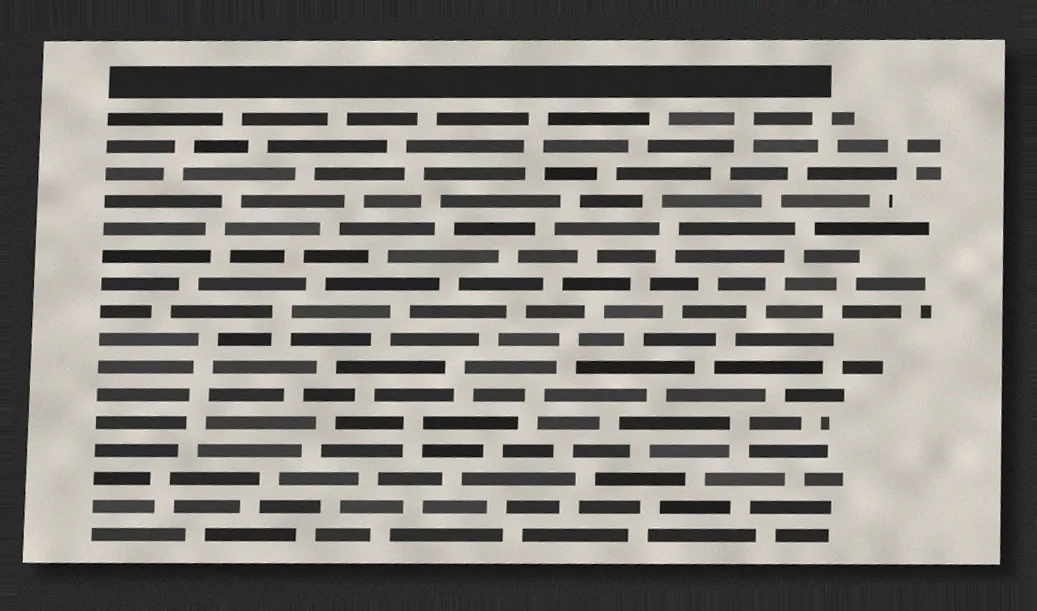
#> input picture media/1575bb104133-00-1600.webp, 1037 x 611 px; its folder holds only this picture in this run
$ python -i segment.py   (imports and definitions only)
#> lines starting #> are read from the running program, lines starting #| are printed output that depends on the picture; after the words box and inside, x2 and y2 are one past the last pixel; in counts of white or black regions, pixels touching at a corner belong together
#> further down, picture is the input picture: shape (611, 1037, 3); mean B, G, R 125.7, 130.7, 133.9
"""Segmentation: find each individual item in a table shot.

Two independent detection passes run over a downscaled copy of the photo and
their results are merged:

  * edge pass      - bilateral filter then Canny. Strong on crisp borders;
                     the bilateral filter is what stops newsprint texture from
                     generating thousands of spurious contours.
  * threshold pass - adaptive threshold. Catches low-contrast items (a faded
                     sepia photo on a cream tablecloth) the edge pass misses.

Neither pass is reliable alone, and their failure modes are different enough
that the union plus IoU de-duplication beats either. Everything is then
filtered on area, aspect ratio, and solidity to throw out shadows, table
edges, and stray hands.

Detection runs at ~2000px for speed; quads are scaled back to full resolution
before anything is written to the database, so cropping is always done from
the master pixels.
"""

from __future__ import annotations

import sqlite3
from dataclasses import dataclass, field
from pathlib import Path
from typing import Any, Sequence

import cv2
import numpy as np

from . import db, geometry
from .geometry import Quad
from .ingest import load_oriented


@dataclass
class Candidate:
    quad: Quad                    # full-resolution coordinates
    confidence: float
    method: str
    area_frac: float

    def as_list(self) -> list[list[float]]:
        return [[float(x), float(y)] for x, y in self.quad]


@dataclass
class SegmentResult:
    photo_sha256: str
    candidates: list[Candidate] = field(default_factory=list)
    note: str | None = None
    needs_review: bool = False
    # Present only on a vision pass: what the model read, including which
    # items it thinks belong together.
    vision_regions: list[Any] = field(default_factory=list)


# ------------------------------------------------------------ preparation ---


# [39 lines left out: functions load_for_detection, _edge_mask, not called in this run]


def _background_mask(bgr: np.ndarray) -> np.ndarray:
    """Everything that isn't the table.

    Estimates the background colour from the outer border ring of the frame -
    which, if the item is laid out per the shooting guide, is pure background -
    then marks every pixel far from it in LAB space.

    This is the pass that gets the *outer* edge of a light item on a light
    background right. The edge and threshold passes latch onto the printed
    content and crop inside the paper; measuring distance-from-background
    instead finds the paper itself. It makes no assumption about whether the
    background is darker or lighter than the items, so one code path covers
    black posterboard and a white tablecloth alike.
    """
    lab = cv2.cvtColor(bgr, cv2.COLOR_BGR2LAB).astype(np.float32)
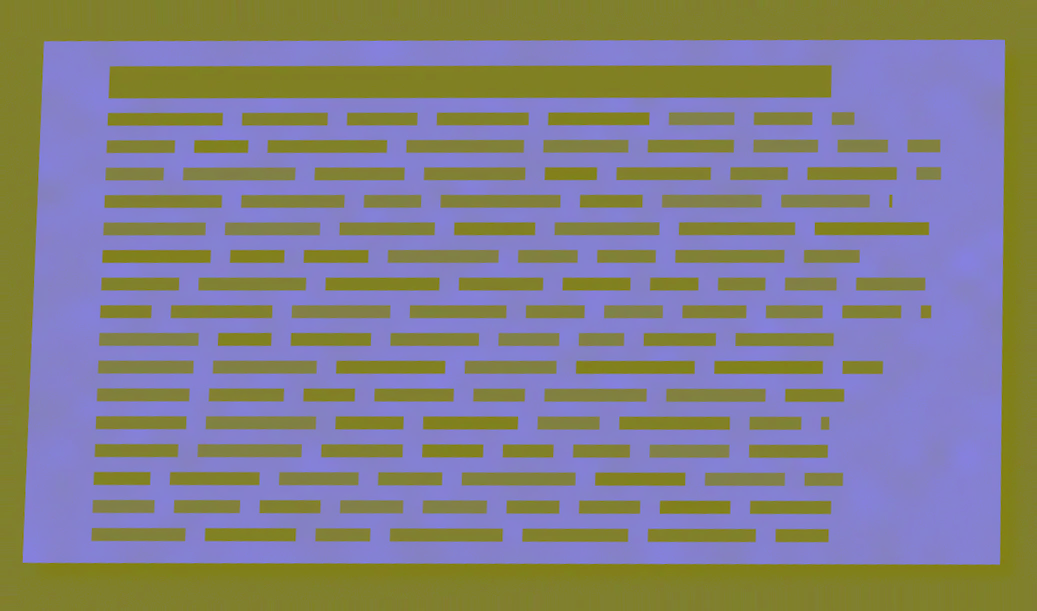
#> lab: shape (611, 1037, 3) float32; mean B, G, R 135, 128.1, 130.9
    h, w = lab.shape[:2]
#> h = 611; w = 1037
    band = max(4, int(min(h, w) * 0.03))
#> band = 18

    ring = np.concatenate(
        [
            lab[:band].reshape(-1, 3),
            lab[-band:].reshape(-1, 3),
            lab[:, :band].reshape(-1, 3),
            lab[:, -band:].reshape(-1, 3),
        ]
    )
    background = np.median(ring, axis=0)
#> background = [44, 128, 128]

    # Weight L down: a shadow changes lightness a lot but chroma little, and we
    # do not want shadows counted as foreground.
    delta = lab - background
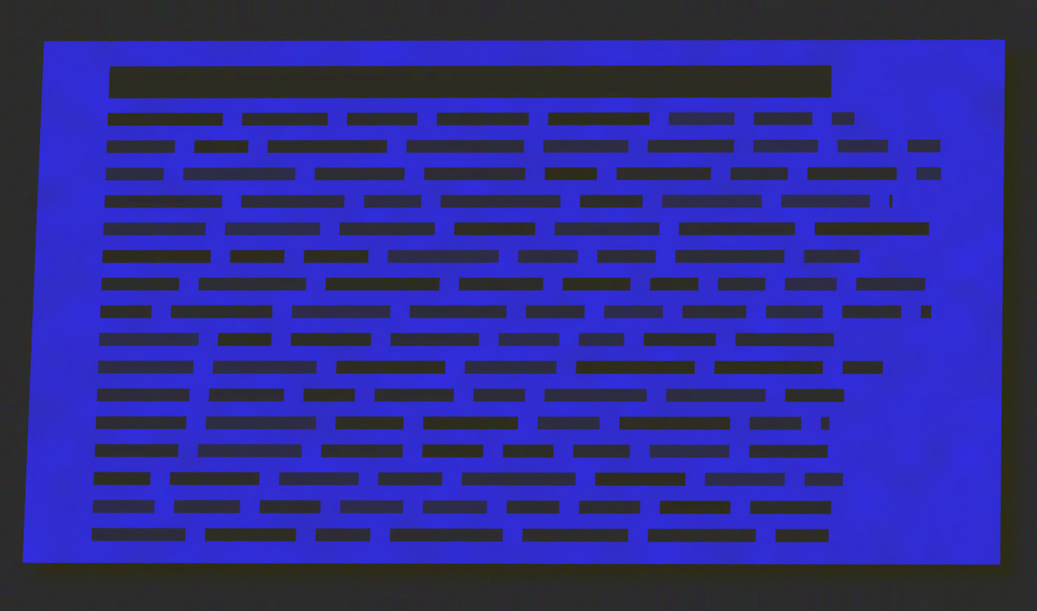
#> delta: shape (611, 1037, 3) float32; mean B, G, R 91.1, 0.2, 3; drawn with min black and max white
    distance = np.sqrt(
        0.5 * delta[..., 0] ** 2 + delta[..., 1] ** 2 + delta[..., 2] ** 2
    )
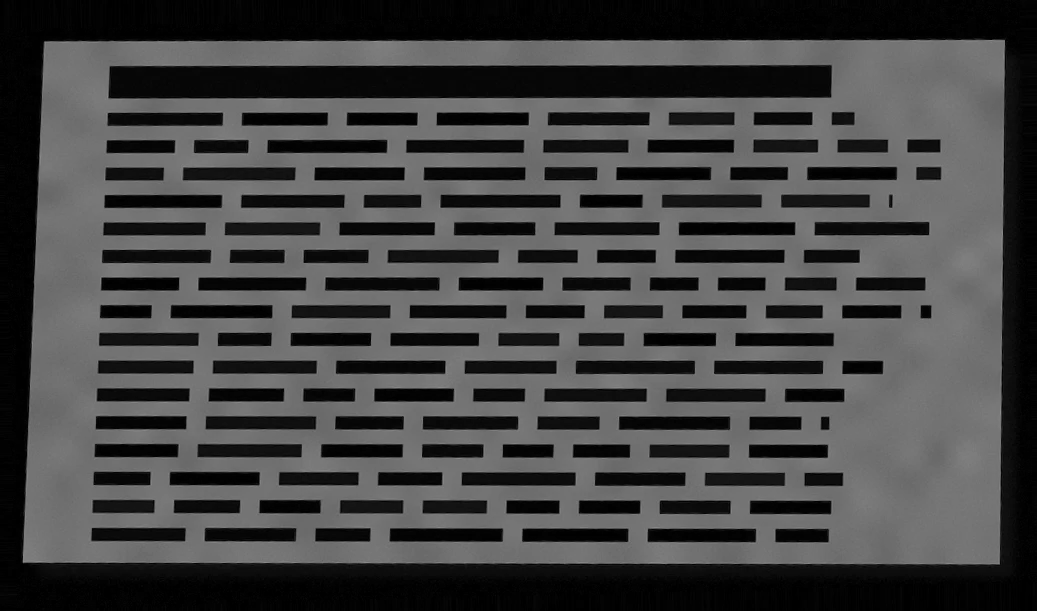
#> distance: shape (611, 1037) float32; min 0.707, max 146.4, mean 67.3
    distance = cv2.normalize(distance, None, 0, 255, cv2.NORM_MINMAX).astype(np.uint8)
    distance = cv2.GaussianBlur(distance, (7, 7), 0)
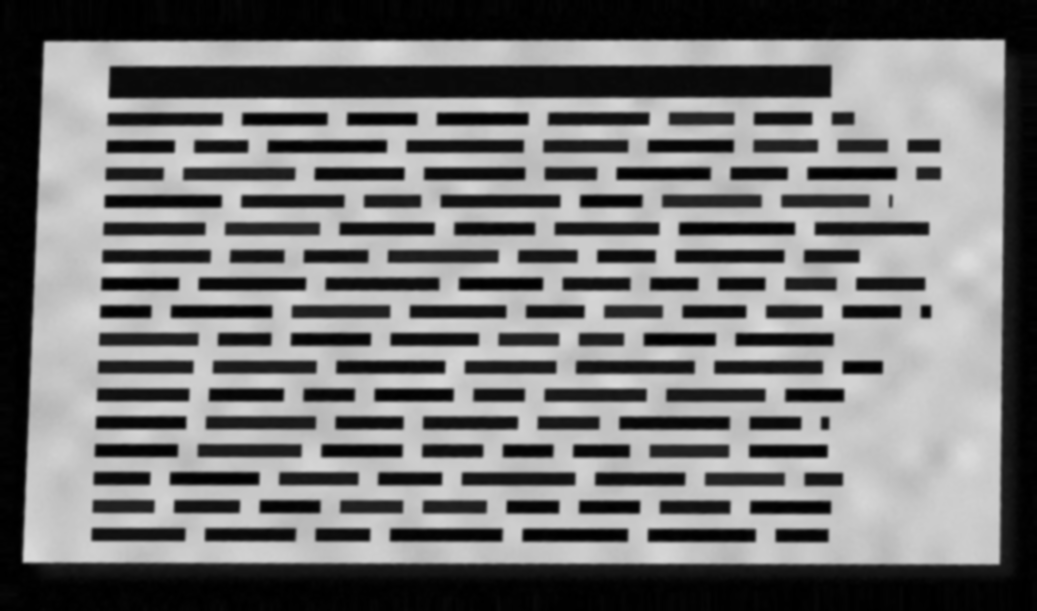
#> distance: shape (611, 1037); min 0, max 220, mean 116.1

    _, mask = cv2.threshold(distance, 0, 255, cv2.THRESH_BINARY + cv2.THRESH_OTSU)
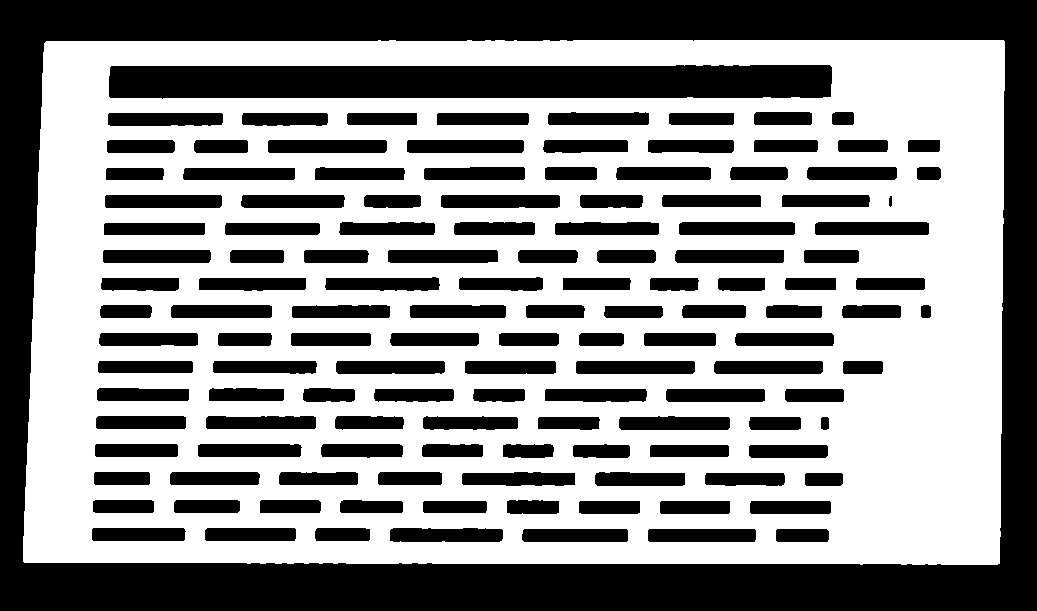
#> mask: shape (611, 1037); 56.2% white; 133 black regions, largest, box (x1, y1, x2, y2) and area: (0, 0, 1037, 611) 126370, (109, 65, 832, 99) 23197, (268, 140, 387, 153) 1541

    # Opening removes speckle. Closing is kept deliberately small: it bridges
    # gaps, and the gaps that matter here are the ones *between* items. A
    # 13x13 kernel over three iterations reaches roughly 40px, which is wider
    # than the space people leave between clippings - it welded eight of them
    # into one 50%-of-frame blob that no shape test could accept.
    kernel = cv2.getStructuringElement(cv2.MORPH_ELLIPSE, (7, 7))
    mask = cv2.morphologyEx(mask, cv2.MORPH_OPEN, kernel, iterations=2)
#> mask: shape (611, 1037); 56.2% white; 133 black regions, largest, box (x1, y1, x2, y2) and area: (0, 0, 1037, 611) 126419, (109, 65, 832, 99) 23197, (268, 140, 387, 153) 1541
    mask = cv2.morphologyEx(mask, cv2.MORPH_CLOSE, kernel, iterations=1)
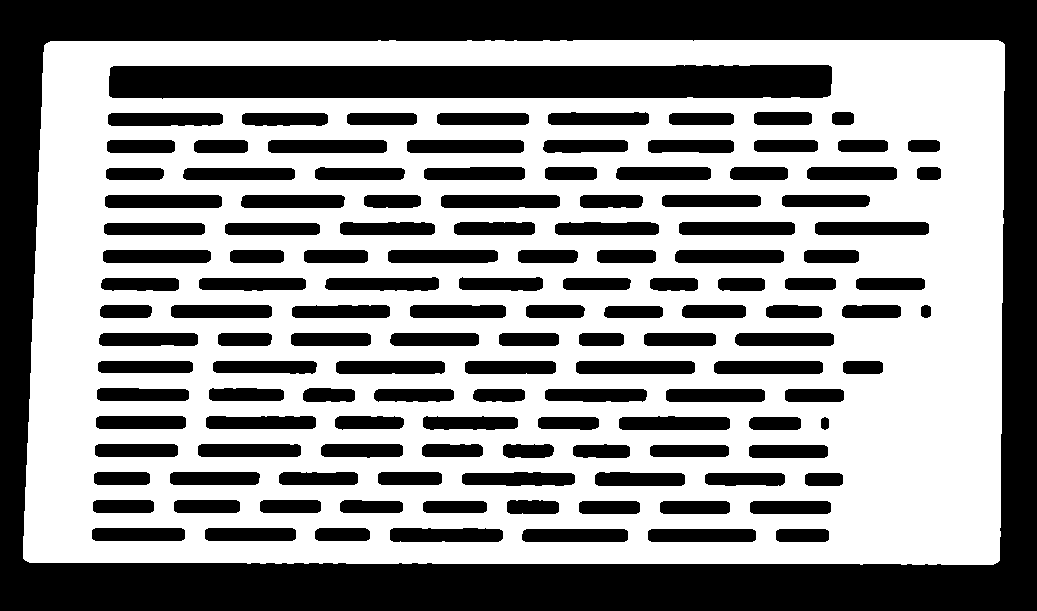
#> mask: shape (611, 1037); 56.4% white; 132 black regions

    # Interior holes are filled by redrawing each outline solid, which is the
    # right tool for the job: it closes a hole of any size without reaching
    # across the gap to a neighbour, as a larger kernel would.
    filled = mask.copy()
    contours, _ = cv2.findContours(mask, cv2.RETR_EXTERNAL, cv2.CHAIN_APPROX_SIMPLE)
#> contours = 1 contour; box (x1, y1, x2, y2) and area: (23, 40, 1005, 565) 505704
    cv2.drawContours(filled, contours, -1, 255, thickness=cv2.FILLED)
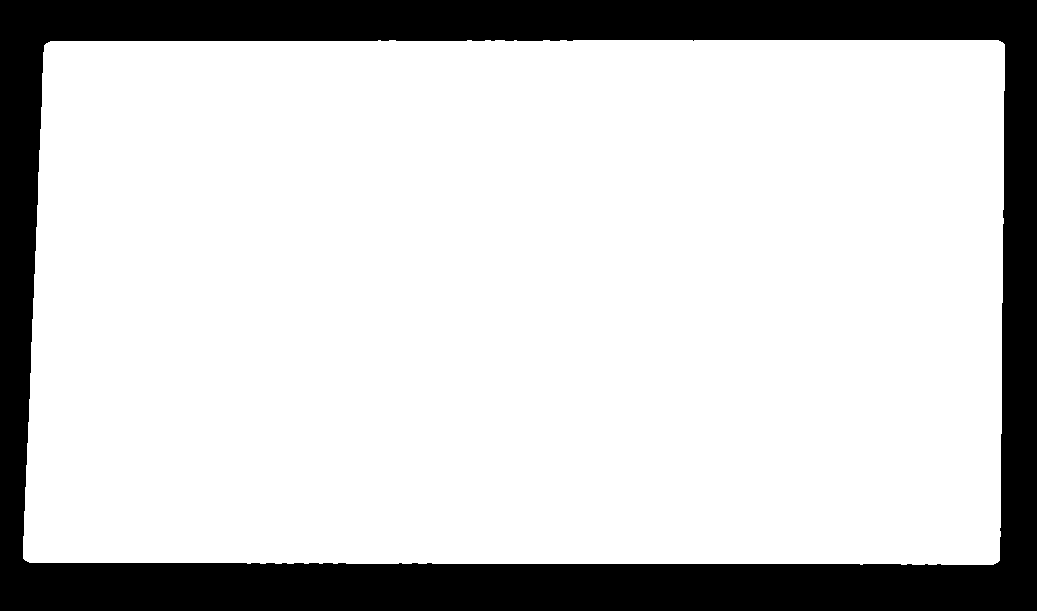
#> filled: shape (611, 1037); 80% white; 1 black region, box (x1, y1, x2, y2) and area: (0, 0, 1037, 611) 126419
    return filled


# [723 lines left out: functions _threshold_mask, _contour_to_quad, _candidates_from_mask, _estimate_background_lab, _boundary_score, _split_touching and 13 more, not called in this run]

>>> import cv2
>>> picture = cv2.imread('../../media/1575bb104133-00-1600.webp')
>>> result = _background_mask(picture)
